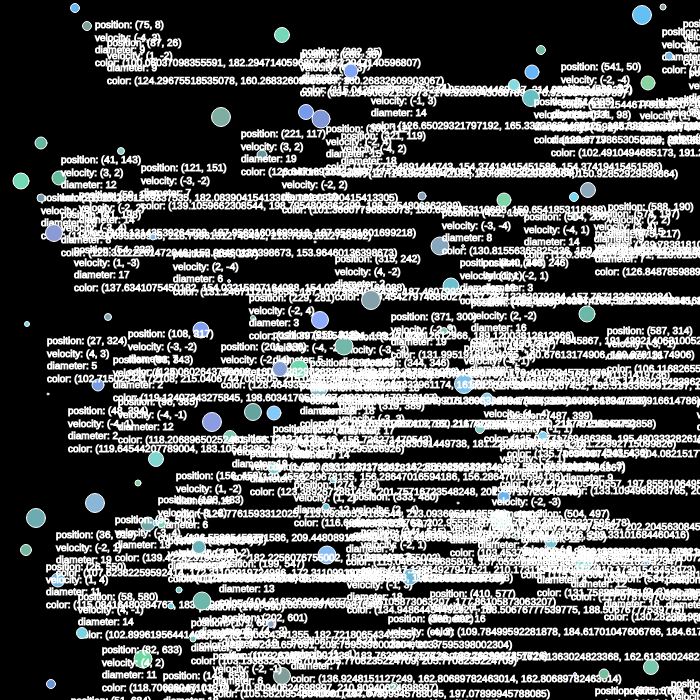
Frame 1 (no input)
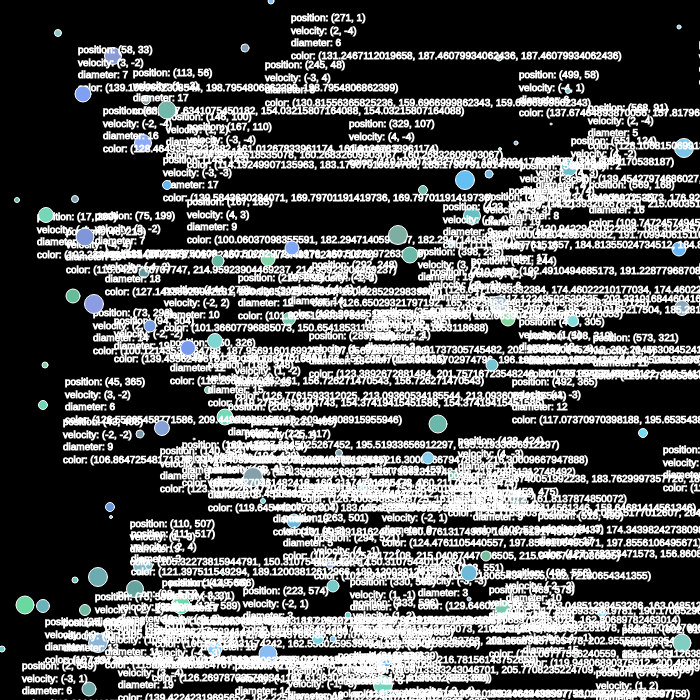
Frame 60 (no input)
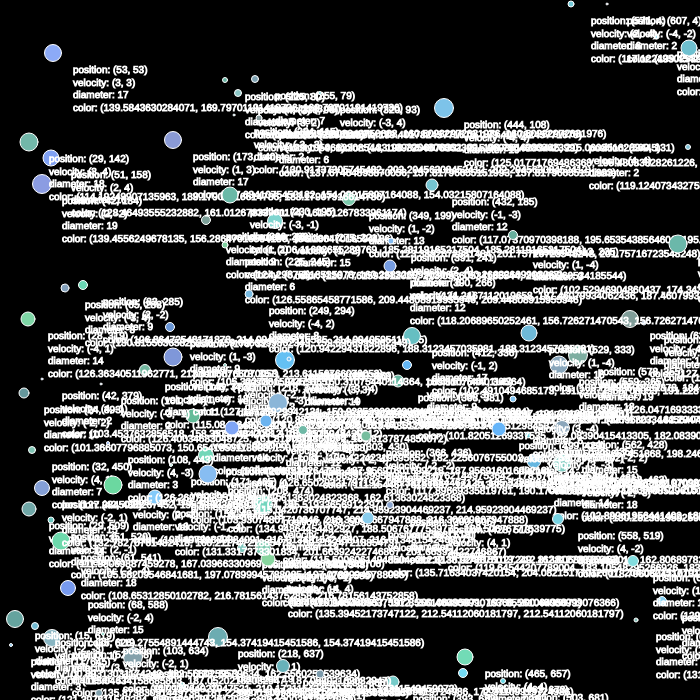
Frame 120 (the mouse pressed at the canvas centre since frame 60)

The p5.js sketch that drew these frames (run headless with seeded random() and noise() and a simulated clock; from frame 60 on, the mouse is pressed at the canvas centre):

// p5.js sketch
// ── sketch.js
let n = 100;
let x = new Array(100).fill(0);
let y = new Array(100).fill(0);
let d = new Array(100).fill(0);
let vx = new Array(100).fill(0);
let vy = new Array(100).fill(0);
let c = [];

function setup() {
  createCanvas(700, 700);
  for (let i = 0; i < x.length; i++) {
    d[i] = int(random(2, 20));
    x[i] = int(random(d[i] / 2, width - d[i] / 2));
    y[i] = int(random(d[i] / 2, height - d[i] / 2));
    while (vx[i] === 0)
      vx[i] = int(random(-5, 5));
    while (vy[i] === 0)
      vy[i] = int(random(-5, 5));
    c[i] = color(random(100, 140), random(150, 220), random(150, 250));
  }
}

function draw() {
  textSize(10);
  background(0);
  for (let i = 0; i < x.length; i++) {
    pingpong(i);
    info(i);
  }
}

function pingpong(i) {
  if (x[i] >= width - d[i] / 2 || x[i] <= d[i] / 2)
    vx[i] = -vx[i];
  if (y[i] >= height - d[i] / 2 || y[i] <= d[i] / 2)
    vy[i] = -vy[i];
  x[i] += vx[i];
  y[i] += vy[i];

  fill(c[i]);
  stroke(255);
  ellipse(x[i], y[i], d[i], d[i]);
}

function info(i) {
  let s;
  s = "position: (" + x[i] + ", " + y[i] + ")";
  s += "\n" + "velocity: (" + vx[i] + ", " + vy[i] + ")";
  s += "\n" + "diameter: " + d[i];
  s += "\n" + "color: (" + red(c[i]) + ", " + green(c[i]) + ", " + green(c[i]) + ")";
  fill(255, 100);
  text(s, x[i] + 20, y[i] + 20);
}
